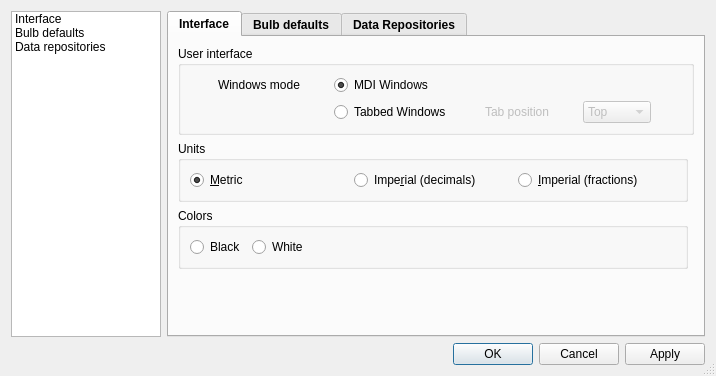
<?xml version="1.0" encoding="UTF-8"?>
<ui version="4.0">
 <class>D_Preferences</class>
 <widget class="QDialog" name="D_Preferences">
  <property name="windowModality">
   <enum>Qt::ApplicationModal</enum>
  </property>
  <property name="geometry">
   <rect>
    <x>0</x>
    <y>0</y>
    <width>716</width>
    <height>376</height>
   </rect>
  </property>
  <property name="windowTitle">
   <string>BulbCalculator - Preferences</string>
  </property>
  <property name="sizeGripEnabled">
   <bool>true</bool>
  </property>
  <layout class="QGridLayout" name="gridLayout_2">
   <item row="0" column="0">
    <layout class="QHBoxLayout" name="horizontalLayout">
     <item>
      <widget class="QListWidget" name="lw_category">
       <property name="enabled">
        <bool>true</bool>
       </property>
       <property name="sizePolicy">
        <sizepolicy hsizetype="Fixed" vsizetype="Expanding">
         <horstretch>0</horstretch>
         <verstretch>0</verstretch>
        </sizepolicy>
       </property>
       <property name="maximumSize">
        <size>
         <width>150</width>
         <height>16777215</height>
        </size>
       </property>
       <property name="horizontalScrollBarPolicy">
        <enum>Qt::ScrollBarAlwaysOff</enum>
       </property>
       <property name="autoScrollMargin">
        <number>16</number>
       </property>
       <property name="editTriggers">
        <set>QAbstractItemView::NoEditTriggers</set>
       </property>
       <property name="showDropIndicator" stdset="0">
        <bool>false</bool>
       </property>
       <property name="selectionBehavior">
        <enum>QAbstractItemView::SelectRows</enum>
       </property>
       <property name="iconSize">
        <size>
         <width>32</width>
         <height>32</height>
        </size>
       </property>
       <property name="textElideMode">
        <enum>Qt::ElideRight</enum>
       </property>
       <property name="flow">
        <enum>QListView::TopToBottom</enum>
       </property>
       <property name="resizeMode">
        <enum>QListView::Adjust</enum>
       </property>
       <property name="viewMode">
        <enum>QListView::ListMode</enum>
       </property>
       <property name="selectionRectVisible">
        <bool>false</bool>
       </property>
       <item>
        <property name="text">
         <string>Interface</string>
        </property>
        <property name="icon">
         <iconset resource="../BulbCalculator.qrc">
          <normaloff>:/MainWin/share/images/widget.png</normaloff>:/MainWin/share/images/widget.png</iconset>
        </property>
        <property name="flags">
         <set>ItemIsSelectable|ItemIsEnabled</set>
        </property>
       </item>
       <item>
        <property name="text">
         <string>Bulb defaults</string>
        </property>
        <property name="icon">
         <iconset resource="../BulbCalculator.qrc">
          <normaloff>:/MainWin/share/images/data.png</normaloff>:/MainWin/share/images/data.png</iconset>
        </property>
       </item>
       <item>
        <property name="text">
         <string>Data repositories</string>
        </property>
        <property name="icon">
         <iconset resource="../BulbCalculator.qrc">
          <normaloff>:/MainWin/share/images/web.png</normaloff>:/MainWin/share/images/web.png</iconset>
        </property>
       </item>
      </widget>
     </item>
     <item>
      <widget class="QTabWidget" name="TWI_Settings">
       <property name="font">
        <font>
         <weight>75</weight>
         <bold>true</bold>
        </font>
       </property>
       <property name="tabPosition">
        <enum>QTabWidget::North</enum>
       </property>
       <property name="tabShape">
        <enum>QTabWidget::Rounded</enum>
       </property>
       <property name="currentIndex">
        <number>0</number>
       </property>
       <widget class="QWidget" name="tab_general">
        <attribute name="icon">
         <iconset resource="../BulbCalculator.qrc">
          <normaloff>:/MainWin/share/images/widget.png</normaloff>:/MainWin/share/images/widget.png</iconset>
        </attribute>
        <attribute name="title">
         <string>Interface</string>
        </attribute>
        <layout class="QGridLayout" name="gridLayout_6">
         <item row="1" column="0">
          <widget class="QGroupBox" name="gb_pref_units">
           <property name="sizePolicy">
            <sizepolicy hsizetype="Expanding" vsizetype="Preferred">
             <horstretch>0</horstretch>
             <verstretch>0</verstretch>
            </sizepolicy>
           </property>
           <property name="font">
            <font>
             <weight>50</weight>
             <bold>false</bold>
            </font>
           </property>
           <property name="title">
            <string>Units</string>
           </property>
           <layout class="QHBoxLayout" name="horizontalLayout_4">
            <item>
             <widget class="QRadioButton" name="RB_DefMetric">
              <property name="text">
               <string>&amp;Metric</string>
              </property>
              <property name="shortcut">
               <string>Ctrl+M</string>
              </property>
              <property name="checked">
               <bool>true</bool>
              </property>
             </widget>
            </item>
            <item>
             <widget class="QRadioButton" name="RB_DefImp_D">
              <property name="text">
               <string>Impe&amp;rial (decimals)</string>
              </property>
             </widget>
            </item>
            <item>
             <widget class="QRadioButton" name="RB_DefImp_F">
              <property name="text">
               <string>&amp;Imperial (fractions)</string>
              </property>
              <property name="shortcut">
               <string>Ctrl+I</string>
              </property>
             </widget>
            </item>
           </layout>
          </widget>
         </item>
         <item row="3" column="0">
          <spacer name="verticalSpacer">
           <property name="orientation">
            <enum>Qt::Vertical</enum>
           </property>
           <property name="sizeHint" stdset="0">
            <size>
             <width>20</width>
             <height>40</height>
            </size>
           </property>
          </spacer>
         </item>
         <item row="0" column="0" colspan="2">
          <widget class="QGroupBox" name="gb_pref_userInterrface">
           <property name="font">
            <font>
             <weight>50</weight>
             <bold>false</bold>
            </font>
           </property>
           <property name="title">
            <string>User interface</string>
           </property>
           <property name="flat">
            <bool>false</bool>
           </property>
           <layout class="QGridLayout" name="gridLayout">
            <item row="2" column="1">
             <widget class="QRadioButton" name="RB_TabWin">
              <property name="sizePolicy">
               <sizepolicy hsizetype="Fixed" vsizetype="Fixed">
                <horstretch>0</horstretch>
                <verstretch>0</verstretch>
               </sizepolicy>
              </property>
              <property name="text">
               <string>Tabbed Windows</string>
              </property>
             </widget>
            </item>
            <item row="0" column="0">
             <widget class="QLabel" name="label_3">
              <property name="sizePolicy">
               <sizepolicy hsizetype="Fixed" vsizetype="Preferred">
                <horstretch>0</horstretch>
                <verstretch>0</verstretch>
               </sizepolicy>
              </property>
              <property name="text">
               <string>Windows mode</string>
              </property>
              <property name="textFormat">
               <enum>Qt::PlainText</enum>
              </property>
             </widget>
            </item>
            <item row="2" column="3">
             <widget class="QLabel" name="label_2">
              <property name="enabled">
               <bool>false</bool>
              </property>
              <property name="sizePolicy">
               <sizepolicy hsizetype="Fixed" vsizetype="Preferred">
                <horstretch>0</horstretch>
                <verstretch>0</verstretch>
               </sizepolicy>
              </property>
              <property name="text">
               <string>Tab position</string>
              </property>
              <property name="textInteractionFlags">
               <set>Qt::NoTextInteraction</set>
              </property>
             </widget>
            </item>
            <item row="0" column="1">
             <widget class="QRadioButton" name="RB_MdiWin">
              <property name="sizePolicy">
               <sizepolicy hsizetype="Fixed" vsizetype="Fixed">
                <horstretch>0</horstretch>
                <verstretch>0</verstretch>
               </sizepolicy>
              </property>
              <property name="text">
               <string>MDI Windows</string>
              </property>
              <property name="checked">
               <bool>true</bool>
              </property>
             </widget>
            </item>
            <item row="2" column="4">
             <widget class="QComboBox" name="CB_TabPosition">
              <property name="enabled">
               <bool>false</bool>
              </property>
              <property name="sizePolicy">
               <sizepolicy hsizetype="Fixed" vsizetype="Fixed">
                <horstretch>0</horstretch>
                <verstretch>0</verstretch>
               </sizepolicy>
              </property>
              <item>
               <property name="text">
                <string>Top</string>
               </property>
              </item>
              <item>
               <property name="text">
                <string>Bottom</string>
               </property>
              </item>
              <item>
               <property name="text">
                <string>Left</string>
               </property>
              </item>
              <item>
               <property name="text">
                <string>Right</string>
               </property>
              </item>
             </widget>
            </item>
           </layout>
          </widget>
         </item>
         <item row="2" column="0">
          <widget class="QGroupBox" name="gb_pref_colors">
           <property name="font">
            <font>
             <weight>50</weight>
             <bold>false</bold>
            </font>
           </property>
           <property name="title">
            <string>Colors</string>
           </property>
           <layout class="QHBoxLayout" name="horizontalLayout_5">
            <item>
             <widget class="QRadioButton" name="RB_pref_colorBlack">
              <property name="font">
               <font>
                <weight>50</weight>
                <bold>false</bold>
               </font>
              </property>
              <property name="text">
               <string>Black</string>
              </property>
             </widget>
            </item>
            <item>
             <widget class="QRadioButton" name="RB_pref_colorWhite">
              <property name="font">
               <font>
                <weight>50</weight>
                <bold>false</bold>
               </font>
              </property>
              <property name="text">
               <string>White</string>
              </property>
             </widget>
            </item>
            <item>
             <spacer name="horizontalSpacer">
              <property name="orientation">
               <enum>Qt::Horizontal</enum>
              </property>
              <property name="sizeHint" stdset="0">
               <size>
                <width>40</width>
                <height>20</height>
               </size>
              </property>
             </spacer>
            </item>
           </layout>
          </widget>
         </item>
        </layout>
       </widget>
       <widget class="QWidget" name="tab_bulbdef">
        <attribute name="icon">
         <iconset resource="../BulbCalculator.qrc">
          <normaloff>:/MainWin/share/images/data.png</normaloff>:/MainWin/share/images/data.png</iconset>
        </attribute>
        <attribute name="title">
         <string>Bulb defaults</string>
        </attribute>
        <layout class="QGridLayout" name="gridLayout_5">
         <item row="0" column="0" colspan="2">
          <widget class="QGroupBox" name="groupBox_2">
           <property name="font">
            <font>
             <weight>50</weight>
             <bold>false</bold>
            </font>
           </property>
           <property name="title">
            <string>Default parameter</string>
           </property>
           <layout class="QGridLayout" name="gridLayout_7">
            <item row="0" column="2">
             <widget class="QLabel" name="label_5">
              <property name="sizePolicy">
               <sizepolicy hsizetype="Preferred" vsizetype="Preferred">
                <horstretch>0</horstretch>
                <verstretch>0</verstretch>
               </sizepolicy>
              </property>
              <property name="layoutDirection">
               <enum>Qt::LeftToRight</enum>
              </property>
              <property name="midLineWidth">
               <number>-2</number>
              </property>
              <property name="text">
               <string>Height/Lenght Ratio (%)</string>
              </property>
              <property name="textFormat">
               <enum>Qt::PlainText</enum>
              </property>
              <property name="alignment">
               <set>Qt::AlignRight|Qt::AlignTrailing|Qt::AlignVCenter</set>
              </property>
             </widget>
            </item>
            <item row="2" column="1">
             <widget class="QDoubleSpinBox" name="DSP_DefMD">
              <property name="sizePolicy">
               <sizepolicy hsizetype="Fixed" vsizetype="Fixed">
                <horstretch>0</horstretch>
                <verstretch>0</verstretch>
               </sizepolicy>
              </property>
              <property name="alignment">
               <set>Qt::AlignRight|Qt::AlignTrailing|Qt::AlignVCenter</set>
              </property>
              <property name="decimals">
               <number>2</number>
              </property>
              <property name="minimum">
               <double>1.000000000000000</double>
              </property>
              <property name="maximum">
               <double>20.000000000000000</double>
              </property>
              <property name="singleStep">
               <double>0.100000000000000</double>
              </property>
              <property name="value">
               <double>11.340000000000000</double>
              </property>
             </widget>
            </item>
            <item row="0" column="1">
             <widget class="QDoubleSpinBox" name="DSP_DefTW">
              <property name="sizePolicy">
               <sizepolicy hsizetype="Fixed" vsizetype="Fixed">
                <horstretch>0</horstretch>
                <verstretch>0</verstretch>
               </sizepolicy>
              </property>
              <property name="alignment">
               <set>Qt::AlignRight|Qt::AlignTrailing|Qt::AlignVCenter</set>
              </property>
              <property name="decimals">
               <number>3</number>
              </property>
              <property name="minimum">
               <double>0.100000000000000</double>
              </property>
              <property name="maximum">
               <double>20.000000000000000</double>
              </property>
              <property name="singleStep">
               <double>0.050000000000000</double>
              </property>
              <property name="value">
               <double>2.400000000000000</double>
              </property>
             </widget>
            </item>
            <item row="0" column="0">
             <widget class="QLabel" name="label">
              <property name="sizePolicy">
               <sizepolicy hsizetype="Preferred" vsizetype="Preferred">
                <horstretch>0</horstretch>
                <verstretch>0</verstretch>
               </sizepolicy>
              </property>
              <property name="layoutDirection">
               <enum>Qt::LeftToRight</enum>
              </property>
              <property name="text">
               <string>Target Weight (Kg)</string>
              </property>
              <property name="textFormat">
               <enum>Qt::PlainText</enum>
              </property>
              <property name="alignment">
               <set>Qt::AlignRight|Qt::AlignTrailing|Qt::AlignVCenter</set>
              </property>
             </widget>
            </item>
            <item row="2" column="0">
             <widget class="QLabel" name="label_4">
              <property name="sizePolicy">
               <sizepolicy hsizetype="Preferred" vsizetype="Preferred">
                <horstretch>0</horstretch>
                <verstretch>0</verstretch>
               </sizepolicy>
              </property>
              <property name="layoutDirection">
               <enum>Qt::LeftToRight</enum>
              </property>
              <property name="text">
               <string>Material Density (Kg/dm3)</string>
              </property>
              <property name="textFormat">
               <enum>Qt::PlainText</enum>
              </property>
              <property name="alignment">
               <set>Qt::AlignRight|Qt::AlignTrailing|Qt::AlignVCenter</set>
              </property>
             </widget>
            </item>
            <item row="0" column="3">
             <widget class="QSpinBox" name="SP_DefHLR">
              <property name="sizePolicy">
               <sizepolicy hsizetype="Fixed" vsizetype="Fixed">
                <horstretch>0</horstretch>
                <verstretch>0</verstretch>
               </sizepolicy>
              </property>
              <property name="alignment">
               <set>Qt::AlignRight|Qt::AlignTrailing|Qt::AlignVCenter</set>
              </property>
              <property name="minimum">
               <number>4</number>
              </property>
              <property name="maximum">
               <number>25</number>
              </property>
              <property name="value">
               <number>15</number>
              </property>
             </widget>
            </item>
            <item row="2" column="2">
             <widget class="QLabel" name="label_6">
              <property name="sizePolicy">
               <sizepolicy hsizetype="Preferred" vsizetype="Preferred">
                <horstretch>0</horstretch>
                <verstretch>0</verstretch>
               </sizepolicy>
              </property>
              <property name="layoutDirection">
               <enum>Qt::LeftToRight</enum>
              </property>
              <property name="text">
               <string>Width/Height Ratio (%)</string>
              </property>
              <property name="textFormat">
               <enum>Qt::PlainText</enum>
              </property>
              <property name="alignment">
               <set>Qt::AlignRight|Qt::AlignTrailing|Qt::AlignVCenter</set>
              </property>
             </widget>
            </item>
            <item row="2" column="3">
             <widget class="QSpinBox" name="SP_DefWHR">
              <property name="sizePolicy">
               <sizepolicy hsizetype="Fixed" vsizetype="Fixed">
                <horstretch>0</horstretch>
                <verstretch>0</verstretch>
               </sizepolicy>
              </property>
              <property name="alignment">
               <set>Qt::AlignRight|Qt::AlignTrailing|Qt::AlignVCenter</set>
              </property>
              <property name="minimum">
               <number>20</number>
              </property>
              <property name="maximum">
               <number>500</number>
              </property>
              <property name="value">
               <number>100</number>
              </property>
             </widget>
            </item>
           </layout>
          </widget>
         </item>
         <item row="1" column="1">
          <widget class="QGroupBox" name="groupBox_5">
           <property name="font">
            <font>
             <weight>50</weight>
             <bold>false</bold>
            </font>
           </property>
           <property name="title">
            <string>Section Distribution</string>
           </property>
           <layout class="QVBoxLayout" name="verticalLayout_4">
            <item>
             <layout class="QHBoxLayout" name="horizontalLayout_2">
              <item>
               <widget class="QLabel" name="label_11">
                <property name="text">
                 <string>Numebr of sections:</string>
                </property>
                <property name="alignment">
                 <set>Qt::AlignRight|Qt::AlignTrailing|Qt::AlignVCenter</set>
                </property>
               </widget>
              </item>
              <item>
               <widget class="QSpinBox" name="SP_DefNumOfSec">
                <property name="sizePolicy">
                 <sizepolicy hsizetype="Minimum" vsizetype="Fixed">
                  <horstretch>0</horstretch>
                  <verstretch>0</verstretch>
                 </sizepolicy>
                </property>
                <property name="minimum">
                 <number>1</number>
                </property>
                <property name="value">
                 <number>6</number>
                </property>
               </widget>
              </item>
             </layout>
            </item>
            <item>
             <layout class="QHBoxLayout" name="horizontalLayout_3">
              <item>
               <widget class="QRadioButton" name="RB_DefEven">
                <property name="text">
                 <string>Even</string>
                </property>
                <property name="checked">
                 <bool>true</bool>
                </property>
               </widget>
              </item>
              <item>
               <widget class="QRadioButton" name="RB_DefCosine">
                <property name="text">
                 <string>Cosine</string>
                </property>
               </widget>
              </item>
             </layout>
            </item>
           </layout>
          </widget>
         </item>
         <item row="1" column="0">
          <widget class="QGroupBox" name="groupBox_6">
           <property name="font">
            <font>
             <weight>50</weight>
             <bold>false</bold>
            </font>
           </property>
           <property name="title">
            <string>Miscellanous</string>
           </property>
           <layout class="QGridLayout" name="gridLayout_4">
            <item row="1" column="1">
             <widget class="QDoubleSpinBox" name="DSP_DefSliceThickness">
              <property name="sizePolicy">
               <sizepolicy hsizetype="Fixed" vsizetype="Fixed">
                <horstretch>0</horstretch>
                <verstretch>0</verstretch>
               </sizepolicy>
              </property>
              <property name="alignment">
               <set>Qt::AlignRight|Qt::AlignTrailing|Qt::AlignVCenter</set>
              </property>
              <property name="decimals">
               <number>2</number>
              </property>
              <property name="singleStep">
               <double>0.100000000000000</double>
              </property>
              <property name="value">
               <double>0.200000000000000</double>
              </property>
             </widget>
            </item>
            <item row="1" column="0">
             <widget class="QLabel" name="label_12">
              <property name="text">
               <string>Slice thickness (cm)</string>
              </property>
              <property name="textFormat">
               <enum>Qt::PlainText</enum>
              </property>
             </widget>
            </item>
            <item row="2" column="0">
             <widget class="QCheckBox" name="CB_DefRefPoints">
              <property name="sizePolicy">
               <sizepolicy hsizetype="Fixed" vsizetype="Fixed">
                <horstretch>0</horstretch>
                <verstretch>0</verstretch>
               </sizepolicy>
              </property>
              <property name="layoutDirection">
               <enum>Qt::LeftToRight</enum>
              </property>
              <property name="text">
               <string>Show reference points</string>
              </property>
             </widget>
            </item>
            <item row="2" column="1">
             <widget class="QSpinBox" name="SP_DefRefPointNum">
              <property name="enabled">
               <bool>false</bool>
              </property>
              <property name="minimum">
               <number>2</number>
              </property>
              <property name="maximum">
               <number>20</number>
              </property>
             </widget>
            </item>
            <item row="0" column="0" colspan="2">
             <widget class="QCheckBox" name="CB_DrawSlice">
              <property name="text">
               <string>Draw slice</string>
              </property>
             </widget>
            </item>
           </layout>
          </widget>
         </item>
        </layout>
       </widget>
       <widget class="QWidget" name="tab_datarep">
        <attribute name="icon">
         <iconset resource="../BulbCalculator.qrc">
          <normaloff>:/MainWin/share/images/web.png</normaloff>:/MainWin/share/images/web.png</iconset>
        </attribute>
        <attribute name="title">
         <string>Data Repositories</string>
        </attribute>
        <layout class="QGridLayout" name="gridLayout_12">
         <item row="2" column="0">
          <widget class="QLabel" name="label_17">
           <property name="font">
            <font>
             <weight>75</weight>
             <bold>true</bold>
            </font>
           </property>
           <property name="text">
            <string>Remote repositories</string>
           </property>
           <property name="textFormat">
            <enum>Qt::PlainText</enum>
           </property>
          </widget>
         </item>
         <item row="3" column="0">
          <widget class="QListWidget" name="LW_RemoteRepo">
           <property name="font">
            <font>
             <weight>50</weight>
             <bold>false</bold>
            </font>
           </property>
          </widget>
         </item>
         <item row="3" column="1">
          <layout class="QVBoxLayout" name="verticalLayout_5">
           <item>
            <widget class="QPushButton" name="B_DefAddRepo">
             <property name="font">
              <font>
               <weight>50</weight>
               <bold>false</bold>
              </font>
             </property>
             <property name="text">
              <string>Add</string>
             </property>
             <property name="icon">
              <iconset resource="../BulbCalculator.qrc">
               <normaloff>:/MainWin/share/images/edit_add.png</normaloff>:/MainWin/share/images/edit_add.png</iconset>
             </property>
             <property name="autoDefault">
              <bool>false</bool>
             </property>
            </widget>
           </item>
           <item>
            <widget class="QPushButton" name="B_DefDeleteRepo">
             <property name="font">
              <font>
               <weight>50</weight>
               <bold>false</bold>
              </font>
             </property>
             <property name="text">
              <string>Delete</string>
             </property>
             <property name="icon">
              <iconset resource="../BulbCalculator.qrc">
               <normaloff>:/MainWin/share/images/edit_remove.png</normaloff>:/MainWin/share/images/edit_remove.png</iconset>
             </property>
             <property name="autoDefault">
              <bool>false</bool>
             </property>
            </widget>
           </item>
           <item>
            <widget class="QPushButton" name="B_DefTestRepo">
             <property name="font">
              <font>
               <weight>50</weight>
               <bold>false</bold>
              </font>
             </property>
             <property name="text">
              <string>Check</string>
             </property>
             <property name="icon">
              <iconset resource="../BulbCalculator.qrc">
               <normaloff>:/MainWin/share/images/check.png</normaloff>:/MainWin/share/images/check.png</iconset>
             </property>
             <property name="autoDefault">
              <bool>false</bool>
             </property>
            </widget>
           </item>
           <item>
            <spacer name="verticalSpacer_5">
             <property name="orientation">
              <enum>Qt::Vertical</enum>
             </property>
             <property name="sizeHint" stdset="0">
              <size>
               <width>20</width>
               <height>40</height>
              </size>
             </property>
            </spacer>
           </item>
          </layout>
         </item>
         <item row="0" column="0">
          <widget class="QLabel" name="label_7">
           <property name="font">
            <font>
             <weight>75</weight>
             <bold>true</bold>
            </font>
           </property>
           <property name="text">
            <string>Local repositories</string>
           </property>
           <property name="textFormat">
            <enum>Qt::PlainText</enum>
           </property>
          </widget>
         </item>
         <item row="1" column="0">
          <widget class="QLineEdit" name="LE_LocalRepo">
           <property name="font">
            <font>
             <weight>50</weight>
             <bold>false</bold>
            </font>
           </property>
          </widget>
         </item>
         <item row="1" column="1">
          <widget class="QPushButton" name="B_LocRepoSelect">
           <property name="font">
            <font>
             <weight>50</weight>
             <bold>false</bold>
            </font>
           </property>
           <property name="text">
            <string>Select</string>
           </property>
           <property name="icon">
            <iconset resource="../BulbCalculator.qrc">
             <normaloff>:/MainWin/share/images/open.png</normaloff>:/MainWin/share/images/open.png</iconset>
           </property>
           <property name="autoDefault">
            <bool>false</bool>
           </property>
          </widget>
         </item>
        </layout>
       </widget>
      </widget>
     </item>
    </layout>
   </item>
   <item row="1" column="0">
    <widget class="QDialogButtonBox" name="buttonBox">
     <property name="orientation">
      <enum>Qt::Horizontal</enum>
     </property>
     <property name="standardButtons">
      <set>QDialogButtonBox::Apply|QDialogButtonBox::Cancel|QDialogButtonBox::Ok</set>
     </property>
     <property name="centerButtons">
      <bool>false</bool>
     </property>
    </widget>
   </item>
  </layout>
 </widget>
 <resources>
  <include location="../BulbCalculator.qrc"/>
 </resources>
 <connections>
  <connection>
   <sender>CB_DefRefPoints</sender>
   <signal>toggled(bool)</signal>
   <receiver>SP_DefRefPointNum</receiver>
   <slot>setEnabled(bool)</slot>
   <hints>
    <hint type="sourcelabel">
     <x>276</x>
     <y>82</y>
    </hint>
    <hint type="destinationlabel">
     <x>276</x>
     <y>82</y>
    </hint>
   </hints>
  </connection>
  <connection>
   <sender>lw_category</sender>
   <signal>currentRowChanged(int)</signal>
   <receiver>TWI_Settings</receiver>
   <slot>setCurrentIndex(int)</slot>
   <hints>
    <hint type="sourcelabel">
     <x>56</x>
     <y>28</y>
    </hint>
    <hint type="destinationlabel">
     <x>196</x>
     <y>31</y>
    </hint>
   </hints>
  </connection>
  <connection>
   <sender>RB_TabWin</sender>
   <signal>toggled(bool)</signal>
   <receiver>CB_TabPosition</receiver>
   <slot>setEnabled(bool)</slot>
   <hints>
    <hint type="sourcelabel">
     <x>332</x>
     <y>98</y>
    </hint>
    <hint type="destinationlabel">
     <x>452</x>
     <y>101</y>
    </hint>
   </hints>
  </connection>
  <connection>
   <sender>buttonBox</sender>
   <signal>rejected()</signal>
   <receiver>D_Preferences</receiver>
   <slot>reject()</slot>
   <hints>
    <hint type="sourcelabel">
     <x>466</x>
     <y>260</y>
    </hint>
    <hint type="destinationlabel">
     <x>320</x>
     <y>279</y>
    </hint>
   </hints>
  </connection>
 </connections>
</ui>
